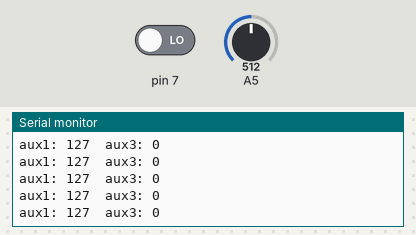
Recording of a sketch running on a simulated Arduino Uno, built with avr-gcc and run on an emulated ATmega328P. Parts: the last lines printed to the serial monitor. Inputs (shaded band) come from the test bench; at power-on: A5 = 512, pin 7 LOW. No radio packets arrive unless stated.

Above: at 1.2 s.
1.3 s: A5 set to 616
At 2.2 s:
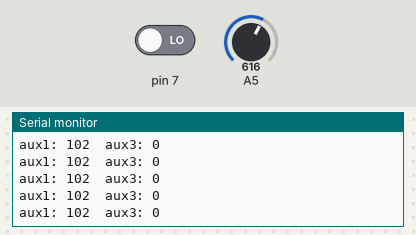
4.3 s: A5 set to 632
At 5.1 s:
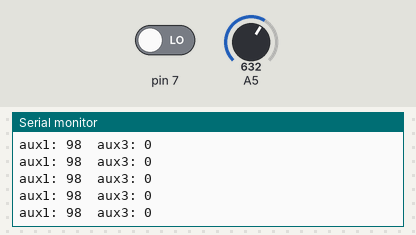
Timing chart, 0 to 7.3 s (numbered marks = the images above; inputs shaded):
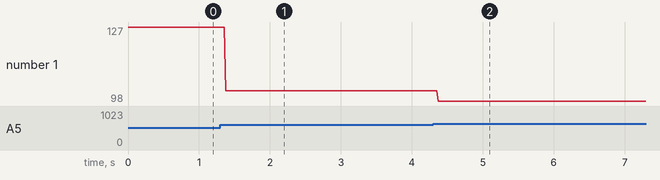

The sketch:

verici_5ch_umut.ino
```cpp
// 1 Channel Transmitter | 1 Kanal Verici
// Input pin A5

  #include <SPI.h>
  #include <nRF24L01.h>
  #include <RF24.h>
  const uint64_t pipeOut = 0xE8E8F0F0E1LL;    // NOTE: The same as in the receiver 000322 | Alıcı kodundaki adres ile aynı olmalı
  RF24 radio(9, 10);                          // select CE,CSN pin | CE ve CSN pinlerin seçimi

  struct Signal {
  byte aux1;
  byte aux3;

};
  Signal data;
  void ResetData()
{
  data.aux1 = 0;                       // Signal lost position | Sinyal kesildiğindeki pozisyon
  data.aux3 = 0;
}
  void setup()
{
                                       //Configure the NRF24 module  | NRF24 modül konfigürasyonu
  Serial.begin(9600);               // Initialize Serial communication
  radio.begin();
  radio.openWritingPipe(pipeOut);
  radio.setChannel(100);
  radio.setAutoAck(false);
  radio.setDataRate(RF24_250KBPS);    // The lowest data rate value for more stable communication  | Daha kararlı iletişim için en düşük veri hızı.
  radio.setPALevel(RF24_PA_MAX);      // Output power is set for maximum |  Çıkış gücü maksimum için ayarlanıyor.
  radio.stopListening();              // Start the radio comunication for Transmitter | Verici için sinyal iletişimini başlatır.
  ResetData();

}
                                      // Joystick center and its borders | Joystick merkez ve sınırları
  int Border_Map(int val, int lower, int middle, int upper, bool reverse)
{
  val = constrain(val, lower, upper);
  if ( val < middle )
  val = map(val, lower, middle, 0, 128);
  else
  val = map(val, middle, upper, 128, 255);
  return ( reverse ? 255 - val : val );
}
  void loop()
{
                                     // Control Stick Calibration for channels  |  Her bir kanal için kumanda Kol Kalibrasyonları
  data.aux1 = Border_Map( analogRead(A5), 0, 512, 1023, true );   // "true" or "false" for change signal direction | "true" veya "false" sinyal yönünü değiştirir.

  data.aux3 = digitalRead(7);
  Serial.print("aux1: ");
  Serial.print(data.aux1);
  Serial.print("  aux3: ");
  Serial.println(data.aux3);
  radio.write(&data, sizeof(Signal));
}
```

Measured:
- after the input at 1.3 s, the serial monitor: prints a new line after 0.08 s (image 1)
- after the input at 4.3 s, the serial monitor: prints a new line after 0.07 s (image 2)
- plotted number 1: 127 → 102 after the input at 1.3 s, 102 → 98 after the input at 4.3 s
